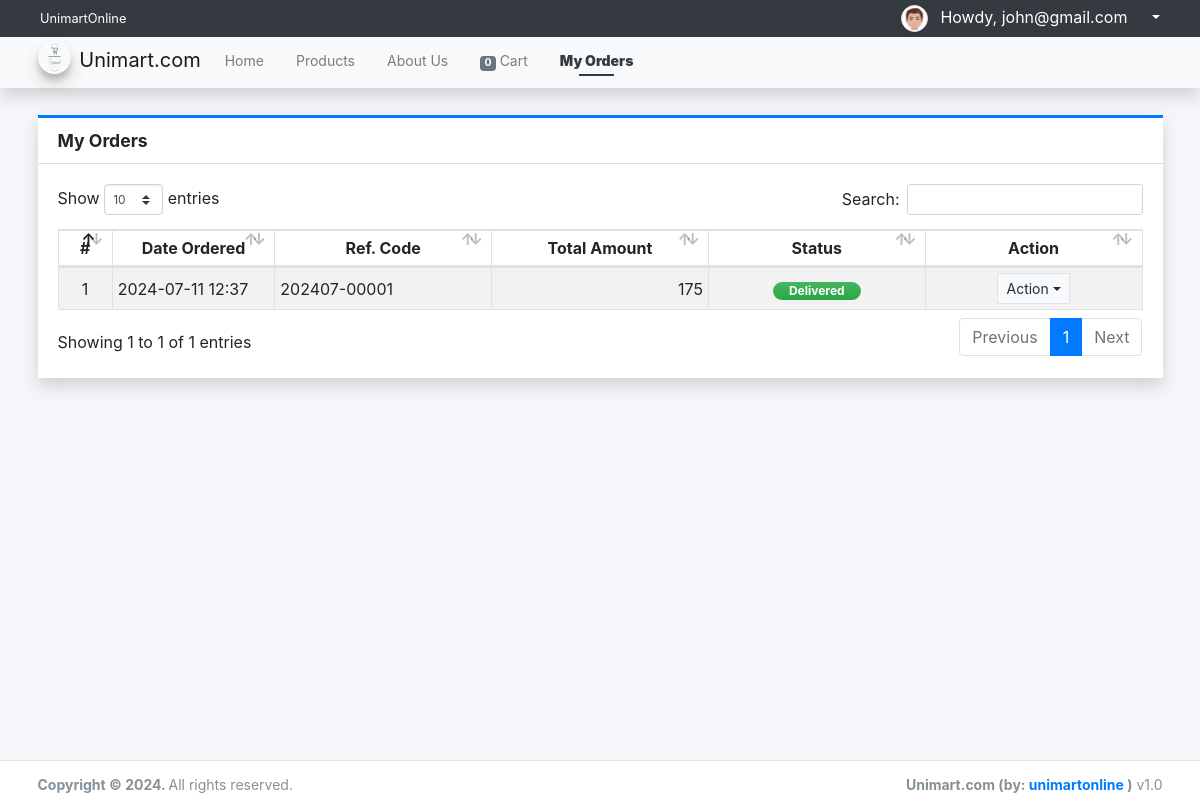
The app's page /?page=orders/my_orders (signed in) with its own data.
### tables this page shows
CREATE TABLE `order_list` (
  `id` int(30) NOT NULL,
  `code` varchar(100) NOT NULL,
  `client_id` int(30) NOT NULL,
  `vendor_id` int(30) NOT NULL,
  `total_amount` double NOT NULL DEFAULT 0,
  `delivery_address` text NOT NULL,
  `status` tinyint(1) NOT NULL DEFAULT 0,
  `date_created` datetime NOT NULL DEFAULT current_timestamp(),
  `date_updated` datetime DEFAULT NULL ON UPDATE current_timestamp()
);

### classes/DBConnection.php (called while the page is built, shortened)
<?php
class DBConnection{
    private $host = DB_SERVER;
    private $username = DB_USERNAME;
    private $password = DB_PASSWORD;
    private $database = DB_NAME;
    public $conn;
    public function __construct(){
        if (!isset($this->conn)) {
            $this->conn = new mysqli($this->host, $this->username, $this->password, $this->database);
        }
    }
}
?>

### classes/SystemSettings.php (called while the page is built, shortened)
<?php
class SystemSettings extends DBConnection{
	function userdata($field = ''){
		if(!empty($field)){
			if(isset($_SESSION['userdata'][$field]))
				return $_SESSION['userdata'][$field];
			else
				return null;
		}else{
			return false;
		}
	}
}
$_settings = new SystemSettings();
?>

### config.php (called while the page is built, shortened)
<?php
require_once('classes/DBConnection.php');
require_once('classes/SystemSettings.php');
function format_num($number = 0, $max_decimal = ''){
    if(is_numeric($number)){
        $ex = explode('.',$number);
        $dec = isset($ex[1]) ? strlen($ex[1]) : 0;
        if(empty($max_decimal) || (is_numeric($max_decimal) && $max_decimal >= $dec)){
            return number_format($number,$dec);
        }else{
            if(is_numeric($max_decimal))
                return number_format($number,$max_decimal);
            else
                return "Invalid Maximum Decimal";
        }
    }else{
        return "Invalid Number";
    }
}
?>

### orders/my_orders.php (the view, shortened to what this page needs)
<div class="content py-3">
    <div class="card card-outline card-primary rounded-0 shadow">
        <div class="card-header">
            <h5 class="card-title"><b>My Orders</b></h5>
        </div>
        <div class="card-body">
            <div class="w-100 overflow-auto">
            <table class="table table-bordered table-striped">
                <colgroup>
                    <col width="5%">
                    <col width="15%">
                    <col width="20%">
                    <col width="20%">
                    <col width="20%">
                    <col width="20%">
                </colgroup>
                <thead>
                    <tr>
                        <th class="p1 text-center">#</th>
                        <th class="p1 text-center">Date Ordered</th>
                        <th class="p1 text-center">Ref. Code</th>
                        <th class="p1 text-center">Total Amount</th>
                        <th class="p1 text-center">Status</th>
                        <th class="p1 text-center">Action</th>
                    </tr>
                </thead>
                <tbody>
                    <?php
                    $i = 1;
                    $orders = $conn->query("SELECT * FROM `order_list` where client_id = '{$_settings->userdata('id')}' order by `status` asc,unix_timestamp(date_created) desc ");
                    while($row = $orders->fetch_assoc()):
                    ?>
                    <tr>
                        <td class="px-2 py-1 align-middle text-center"><?= $i++; ?></td>
                        <td class="px-2 py-1 align-middle"><?= date("Y-m-d H:i", strtotime($row['date_created'])) ?></td>
                        <td class="px-2 py-1 align-middle"><?= $row['code'] ?></td>
                        <td class="px-2 py-1 align-middle text-right"><?= format_num($row['total_amount']) ?></td>
                        <td class="px-2 py-1 align-middle text-center">
                            <?php
                                switch($row['status']){
                                    case 4:
                                        echo '<span class="badge badge-success bg-gradient-success px-3 rounded-pill">Delivered</span>';
                                        break;
                                }
                            ?>
                        </td>
                        <td class="px-2 py-1 align-middle text-center">
                            <button type="button" class="btn btn-flat border btn-light btn-sm dropdown-toggle dropdown-icon" data-toggle="dropdown">
                                Action
                            </button>
                        </td>
                    </tr>
                    <?php endwhile; ?>
                </tbody>
            </table>
            </div>
        </div>
    </div>
</div>

### records on screen
order_list: date_created "2024-07-11 12:37", code "202407-00001", total_amount "175", status "Delivered"

### other values on screen
$_settings->info('name') "UnimartOnline"
$_settings->userdata('email') "john@gmail.com"
$_settings->info('short_name') "Unimart.com"
format_num($cart_count) "0"
